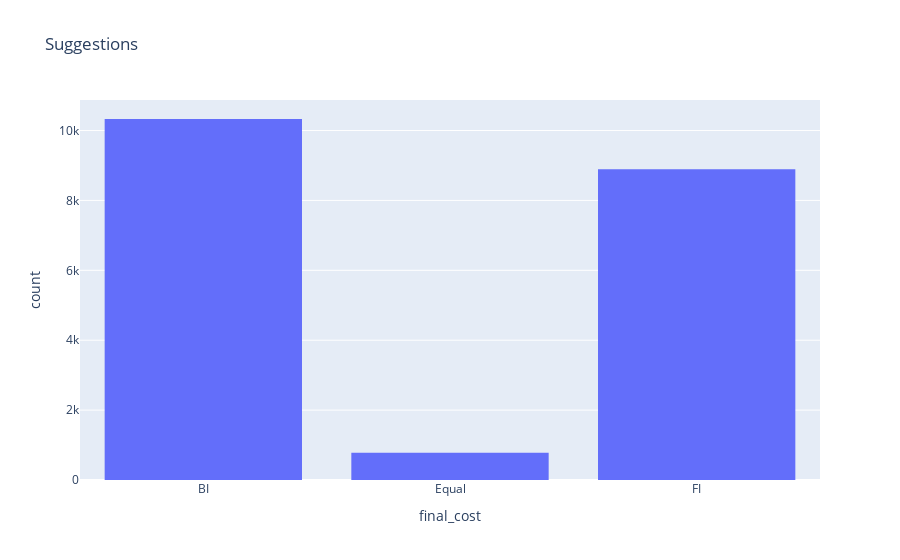

Write notebook code for a chart like this one.
### Code cell
dico_backup_best = {}
for attr in ["final_cost","duration"][::-1]:
   if attr not in dico_backup_best:
      dico_backup_best[attr] = {}
   for num_clust in [2]:
      df_tmp = df_infos.query(f"NUM_CLUST == {num_clust}")
      df_tmpcpy = df_tmp.copy()
      df_tmp.loc[df_tmpcpy[attr] > 0,attr] = "BI"
      df_tmp.loc[df_tmpcpy[attr] < 0,attr] = "FI"
      df_tmp.loc[df_tmpcpy[attr] == 0,attr] = "Equal"
      if num_clust not in dico_backup_best[attr]:
         dico_backup_best[attr][num_clust] = {}
      for index, row in df_tmp.iterrows():
         dico_backup_best[attr][num_clust][row["dataset_key"]] = row[attr]
      fig = px.histogram(df_tmp,x=attr,
                              # histnorm="percent",
                              range_y=None, #if attr != "final_cost" else [0,5],
                           #    barmode="overlay",
                              nbins=500,title="Suggestions")
      fig.write_image(str(dataset_path.parent.parent / f'./images/dataset_stats_suggestions_{attr}_{num_clust}_clust.jpg'))
with open(str(dataset_path.parent / f'./dico_best_diversified.json'), 'w') as fp:
   json.dump(dico_backup_best, fp,indent=4)
fig.show()

### Figure 1 — Plotly figure (JSON) as saved in the notebook; plotly's stock layout.template omitted (floating-point values rounded to 4 significant figures; data arrays with more than 128 entries replaced by an {"elided": "..."} marker saying what was removed)
{"data": [{"alignmentgroup": "True", "bingroup": "x", "hovertemplate": "final_cost=%{x}<br>count=%{y}<extra></extra>", "legendgroup": "", "marker": {"color": "#636efa", "pattern": {"shape": ""}}, "name": "", "nbinsx": 500, "offsetgroup": "", "orientation": "v", "showlegend": false, "type": "histogram", "x": {"elided": "20000 str values"}, "xaxis": "x", "yaxis": "y"}], "layout": {"barmode": "relative", "legend": {"tracegroupgap": 0}, "title": {"text": "Suggestions"}, "xaxis": {"anchor": "y", "domain": [0, 1], "title": {"text": "final_cost"}}, "yaxis": {"anchor": "x", "domain": [0, 1], "title": {"text": "count"}}}}
